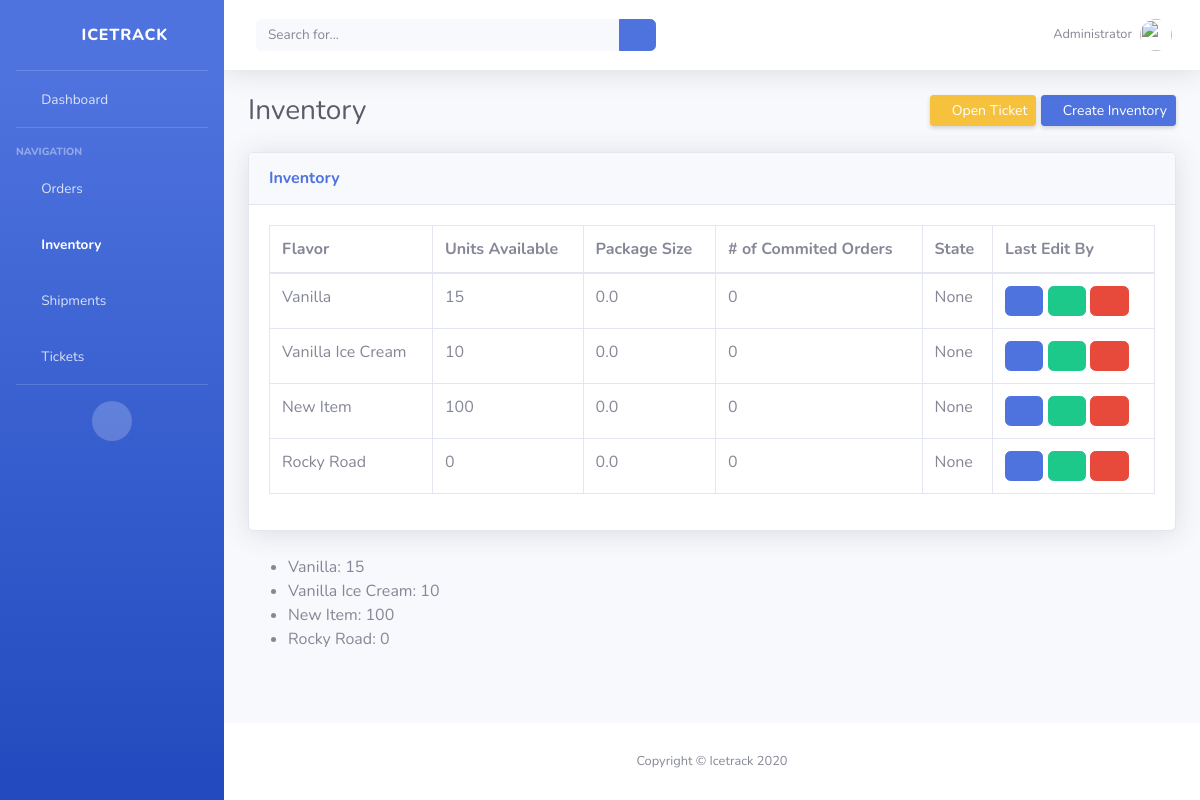
Screenshot of /inventory/ with the database file from the repository.
### icetrack/models.py (models this page shows, shortened)
class Inventory(models.Model):
    STATE_CHOICES = [
        ('Actual', 'Actual'),
        ('Planned', 'Planned'),
        ('Spoilage', 'Spoilage'),
        ('Defective', 'Defective'),
    ]
    item_name = models.CharField(max_length=50, blank=True, null=True)
    quantity = models.IntegerField(default='0', blank=True, null=True)
    package_size = models.DecimalField(default='0', blank=True, null=True, \
        max_digits=3, decimal_places=1)
    state = models.CharField(max_length=10, choices=STATE_CHOICES, default='Planned')
    received_quantity = models.IntegerField(default='0', blank=True, null=True)
    received_by = models.CharField(max_length=50, blank=True, null=True)
    num_orders = models.IntegerField(default='0', blank=True, null=True)
    sold_quantity = models.IntegerField(default='0', blank=True, null=True)
    sold_by = models.CharField(max_length=50, blank=True, null=True)
    sold_to = models.CharField(max_length=50, blank=True, null=True)
    created_by = models.CharField(max_length=50, blank=True, null=True)
    reorder_level = models.IntegerField(default='0', blank=True, null=True)
    last_updated = models.DateTimeField(auto_now_add=False, auto_now=True)
    export_to_CSV = models.BooleanField(default=False)

### icetrack/views.py (the view)
# urls.py: path('inventory/', InventoryPageView.as_view(), name="inventory"),
class InventoryPageView(ListView):
    model = Inventory
    template_name = 'inventory.html'
    context_object_name = 'all_inventory_list'

### templates/inventory.html (shortened to what this page needs)
{% extends 'base.html' %}
{% block content%}
<div class="container-fluid">
    <div class="d-sm-flex align-items-center justify-content-between mb-4">
        <h1 class="h3 mb-0 text-gray-800">Inventory</h1>
        <div>
            <a href="{% url 'create_ticket' %}" class="d-none d-sm-inline-block btn btn-sm btn-warning shadow-sm"><i class="fas fa-flag fa-sm text-white-50"></i> Open Ticket</a>
            <a href="{% url 'create_inventory' %}" class="d-none d-sm-inline-block btn btn-sm btn-primary shadow-sm"><i class="fas fa-plus fa-sm text-white-50"></i> Create Inventory</a>
        </div>
    </div>
    <div class="card shadow mb-4">
        <div class="card-header py-3">
            <h6 class="m-0 font-weight-bold text-primary">Inventory</h6>
        </div>
        <div class="card-body">
            <div class="table-responsive">
                <table class="table table-bordered" id="dataTable" width="100%" cellspacing="0">
                    <thead>
                        <tr>
                            <th>Flavor</th>
                            <th>Units Available</th>
                            <th>Package Size</th>
                            <th># of Commited Orders</th>
                            <th>State</th>
                            <th>Last Edit By</th>
                        </tr>
                    </thead>
                    <tbody>
                        {% for inventory in all_inventory_list %}
                            <tr>
                                <td>{{ inventory.item_name }}</td>
                                <td>{{ inventory.quantity }}</td>
                                <td>{{ inventory.package_size }}</td>
                                <td>{{ inventory.num_orders }}</td>
                                <td>{{ inventory.received_by }}</td>
                                <td>
                                    <a class="btn btn-primary" href="{% url 'inventory_detail' inventory.id %}"><i class="far fa-eye"></i></a>
                                    <a class="btn btn-success" href="{% url 'update_inventory' inventory.id %}"><i class="fas fa-edit"></i></a>
                                    <a class="btn btn-danger" href="{% url 'delete_inventory' inventory.id %}"><i class="far fa-trash-alt"></i></a>
                                </td>
                            </tr>
                        {% endfor %}
                    </tbody>
                </table>
            </div>
        </div>
    </div>
    <ul>
        {% for inventory in all_inventory_list %}
            <li>{{ inventory.item_name }}: {{ inventory.quantity }}</li>
        {% endfor %}
    </ul>
</div>
{% endblock content %}

### rows the page displays
Inventory: item_name "Vanilla", quantity "15", package_size "0.0", num_orders "0", received_by "None"
Inventory: item_name "Vanilla Ice Cream", quantity "10", package_size "0.0", num_orders "0", received_by "None"
Inventory: item_name "New Item", quantity "100", package_size "0.0", num_orders "0", received_by "None"
Inventory: item_name "Rocky Road", quantity "0", package_size "0.0", num_orders "0", received_by "None"
